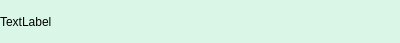
<?xml version="1.0" encoding="UTF-8"?>
<ui version="4.0">
 <class>FriendLabel</class>
 <widget class="QWidget" name="FriendLabel">
  <property name="geometry">
   <rect>
    <x>0</x>
    <y>0</y>
    <width>400</width>
    <height>43</height>
   </rect>
  </property>
  <property name="minimumSize">
   <size>
    <width>0</width>
    <height>43</height>
   </size>
  </property>
  <property name="maximumSize">
   <size>
    <width>16777215</width>
    <height>43</height>
   </size>
  </property>
  <property name="windowTitle">
   <string>Form</string>
  </property>
  <property name="styleSheet">
   <string notr="true">#FriendLabel {
	background: #daf6e7;
	color: #48bf56;
	border-redius: 10px;
}</string>
  </property>
  <layout class="QHBoxLayout" name="horizontalLayout">
   <property name="spacing">
    <number>0</number>
   </property>
   <property name="leftMargin">
    <number>0</number>
   </property>
   <property name="topMargin">
    <number>0</number>
   </property>
   <property name="rightMargin">
    <number>0</number>
   </property>
   <property name="bottomMargin">
    <number>0</number>
   </property>
   <item>
    <widget class="QLabel" name="tip_lb">
     <property name="styleSheet">
      <string notr="true"/>
     </property>
     <property name="text">
      <string>TextLabel</string>
     </property>
    </widget>
   </item>
   <item>
    <widget class="QWidget" name="close_wid" native="true">
     <property name="minimumSize">
      <size>
       <width>25</width>
       <height>25</height>
      </size>
     </property>
     <property name="maximumSize">
      <size>
       <width>25</width>
       <height>25</height>
      </size>
     </property>
     <layout class="QHBoxLayout" name="horizontalLayout_2">
      <property name="spacing">
       <number>0</number>
      </property>
      <property name="leftMargin">
       <number>0</number>
      </property>
      <property name="topMargin">
       <number>0</number>
      </property>
      <property name="rightMargin">
       <number>0</number>
      </property>
      <property name="bottomMargin">
       <number>0</number>
      </property>
      <item>
       <widget class="ClickedLabel" name="close_lb">
        <property name="minimumSize">
         <size>
          <width>15</width>
          <height>15</height>
         </size>
        </property>
        <property name="maximumSize">
         <size>
          <width>15</width>
          <height>15</height>
         </size>
        </property>
        <property name="styleSheet">
         <string notr="true">border-image: url(:/res/tipclose.png)</string>
        </property>
        <property name="text">
         <string/>
        </property>
       </widget>
      </item>
     </layout>
    </widget>
   </item>
  </layout>
 </widget>
 <customwidgets>
  <customwidget>
   <class>ClickedLabel</class>
   <extends>QLabel</extends>
   <header location="global">clickedlabel.h</header>
  </customwidget>
 </customwidgets>
 <resources/>
 <connections/>
</ui>
